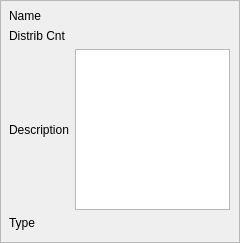
<?xml version="1.0" encoding="UTF-8"?>
<ui version="4.0">
 <class>GmmModelWidget</class>
 <widget class="QFrame" name="GmmModelWidget">
  <property name="geometry">
   <rect>
    <x>0</x>
    <y>0</y>
    <width>240</width>
    <height>243</height>
   </rect>
  </property>
  <property name="windowTitle">
   <string>Frame</string>
  </property>
  <property name="frameShape">
   <enum>QFrame::StyledPanel</enum>
  </property>
  <property name="frameShadow">
   <enum>QFrame::Raised</enum>
  </property>
  <widget class="QWidget" name="gridLayoutWidget">
   <property name="geometry">
    <rect>
     <x>9</x>
     <y>9</y>
     <width>221</width>
     <height>221</height>
    </rect>
   </property>
   <layout class="QGridLayout" name="gridLayout">
    <item row="0" column="1">
     <widget class="QLabel" name="label_name_val">
      <property name="text">
       <string/>
      </property>
     </widget>
    </item>
    <item row="2" column="0">
     <widget class="QLabel" name="label_desc">
      <property name="text">
       <string>Description</string>
      </property>
     </widget>
    </item>
    <item row="1" column="0">
     <widget class="QLabel" name="label_distrib_cnt">
      <property name="text">
       <string>Distrib Cnt</string>
      </property>
     </widget>
    </item>
    <item row="1" column="1">
     <widget class="QLabel" name="label_dstrib_cnt_val">
      <property name="text">
       <string/>
      </property>
     </widget>
    </item>
    <item row="0" column="0">
     <widget class="QLabel" name="label_name">
      <property name="text">
       <string>Name</string>
      </property>
     </widget>
    </item>
    <item row="2" column="1">
     <widget class="QTextBrowser" name="textBrowser_desc"/>
    </item>
    <item row="3" column="0">
     <widget class="QLabel" name="label_type">
      <property name="text">
       <string>Type</string>
      </property>
     </widget>
    </item>
    <item row="3" column="1">
     <widget class="QLabel" name="label_type_val">
      <property name="text">
       <string/>
      </property>
     </widget>
    </item>
   </layout>
  </widget>
 </widget>
 <resources/>
 <connections/>
</ui>
